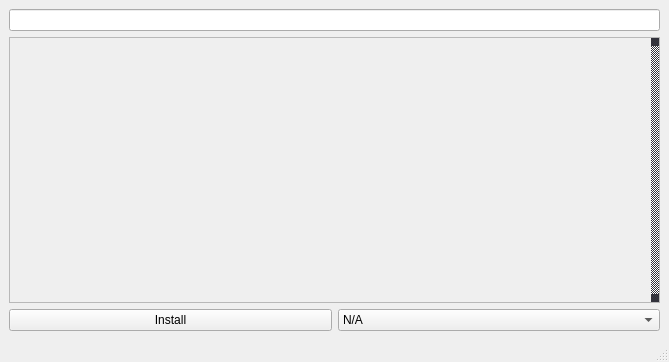
<?xml version="1.0" encoding="UTF-8"?>
<ui version="4.0">
 <class>MainWindow</class>
 <widget class="QMainWindow" name="MainWindow">
  <property name="geometry">
   <rect>
    <x>0</x>
    <y>0</y>
    <width>669</width>
    <height>362</height>
   </rect>
  </property>
  <property name="minimumSize">
   <size>
    <width>485</width>
    <height>300</height>
   </size>
  </property>
  <property name="windowTitle">
   <string>Manager</string>
  </property>
  <property name="styleSheet">
   <string notr="true">QScrollBar:vertical
{
	width: 8px;
    background: #32323C;
}
QScrollBar::add-page, QScrollBar::sub-page 
{
	background-color: #32323C;
}
QScrollBar::add-line, QScrollBar::sub-line 
{
	background-color: #32323C;
}</string>
  </property>
  <widget class="QWidget" name="centralwidget">
   <property name="minimumSize">
    <size>
     <width>0</width>
     <height>0</height>
    </size>
   </property>
   <layout class="QGridLayout" name="gridLayout_7">
    <item row="0" column="1">
     <layout class="QGridLayout" name="gridLayout" columnstretch="0,0,0">
      <item row="1" column="0" colspan="3">
       <widget class="QScrollArea" name="scrollArea">
        <property name="verticalScrollBarPolicy">
         <enum>Qt::ScrollBarAlwaysOn</enum>
        </property>
        <property name="horizontalScrollBarPolicy">
         <enum>Qt::ScrollBarAsNeeded</enum>
        </property>
        <property name="widgetResizable">
         <bool>true</bool>
        </property>
        <widget class="QWidget" name="scrollAreaWidget">
         <property name="geometry">
          <rect>
           <x>0</x>
           <y>0</y>
           <width>639</width>
           <height>263</height>
          </rect>
         </property>
         <layout class="QVBoxLayout" name="verticalLayout_2">
          <item>
           <layout class="QVBoxLayout" name="selectable_items"/>
          </item>
         </layout>
        </widget>
       </widget>
      </item>
      <item row="2" column="0" colspan="3">
       <layout class="QHBoxLayout" name="horizontalLayout_2">
        <item>
         <widget class="QPushButton" name="install">
          <property name="text">
           <string>Install</string>
          </property>
         </widget>
        </item>
        <item>
         <widget class="QComboBox" name="versions">
          <item>
           <property name="text">
            <string>N/A</string>
           </property>
          </item>
         </widget>
        </item>
       </layout>
      </item>
      <item row="0" column="0" colspan="3">
       <widget class="QLineEdit" name="search_bar"/>
      </item>
     </layout>
    </item>
   </layout>
  </widget>
  <widget class="QStatusBar" name="statusbar"/>
 </widget>
 <resources/>
 <connections/>
</ui>
